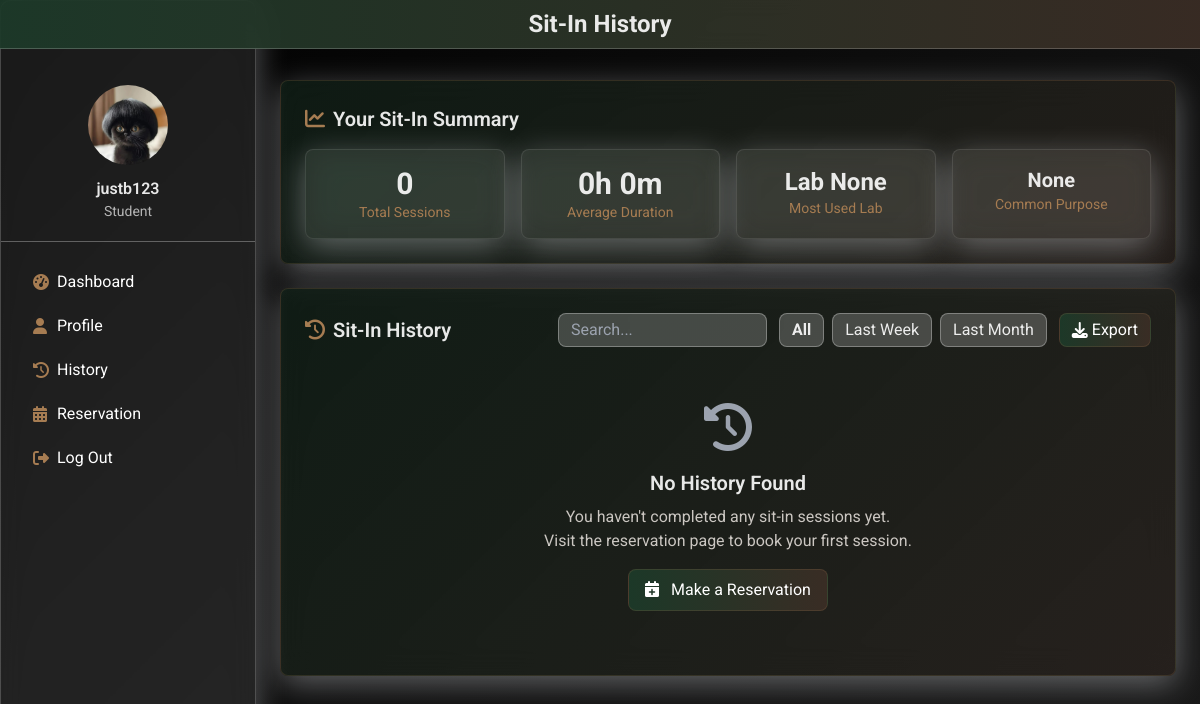
The page /history.php (signed in) on the database as committed earlier.
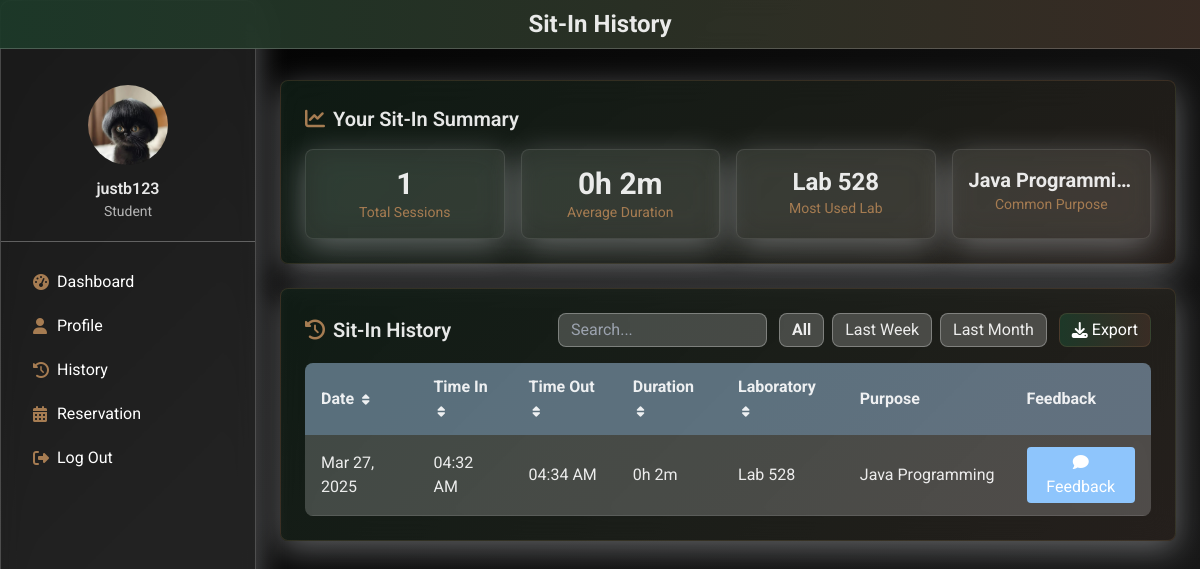
The same page on the database as committed later.
### tables this page shows
CREATE TABLE `new_sitin` (
  `id` int(11) NOT NULL,
  `user_id` int(11) NOT NULL,
  `purpose` varchar(100) NOT NULL,
  `laboratory` varchar(10) NOT NULL,
  `date` date NOT NULL,
  `time_in` time NOT NULL,
  `time_out` time DEFAULT NULL,
  `status` varchar(20) DEFAULT 'active'
);

### history.php (the view, shortened to what the changed rows need)
<?php
include 'connect.php';
$username = $_SESSION['username'];
try {
    $userQuery = "SELECT * FROM users WHERE username = '$username'";
    $userResult = $conn->query($userQuery);
    $userData = $userResult->fetch_assoc();
    $userId = $userData['id'];
    $historyQuery = "SELECT * FROM new_sitin
                    WHERE user_id = $userId
                    AND status = 'completed'
                    ORDER BY date DESC, time_in DESC";
    $historyResult = $conn->query($historyQuery);
    $totalQuery = "SELECT COUNT(*) as total FROM new_sitin WHERE user_id = $userId AND status = 'completed'";
    $totalResult = $conn->query($totalQuery);
    $totalSessions = $totalResult->fetch_assoc()['total'];
    $avgTimeQuery = "SELECT AVG(TIMESTAMPDIFF(MINUTE, CONCAT(date, ' ', time_in), CONCAT(date, ' ', time_out))) as avg_time
                   FROM new_sitin
                   WHERE user_id = $userId AND status = 'completed' AND time_out IS NOT NULL";
    $avgTimeResult = $conn->query($avgTimeQuery);
    $avgMinutes = 0;
    if($avgTimeResult && $avgTimeResult->num_rows > 0) {
        $avgMinutes = round($avgTimeResult->fetch_assoc()['avg_time']);
    }
    $avgHours = floor($avgMinutes / 60);
    $avgMins = $avgMinutes % 60;
    $labQuery = "SELECT laboratory, COUNT(*) as count FROM new_sitin
              WHERE user_id = $userId AND status = 'completed'
              GROUP BY laboratory ORDER BY count DESC LIMIT 1";
    $labResult = $conn->query($labQuery);
    $mostUsedLab = $labResult && $labResult->num_rows > 0 ? $labResult->fetch_assoc()['laboratory'] : 'None';
    $purposeQuery = "SELECT purpose, COUNT(*) as count FROM new_sitin
                  WHERE user_id = $userId AND status = 'completed'
                  GROUP BY purpose ORDER BY count DESC LIMIT 1";
    $purposeResult = $conn->query($purposeQuery);
    $mostCommonPurpose = $purposeResult && $purposeResult->num_rows > 0 ? $purposeResult->fetch_assoc()['purpose'] : 'None';
} catch (Exception $e) {
    error_log("History page error: " . $e->getMessage());
    echo '<!DOCTYPE html>
    <html lang="en">
    <head>
        <meta charset="UTF-8">
        <meta name="viewport" content="width=device-width, initial-scale=1.0">
        <title>Error</title>
        <script src="https://cdn.tailwindcss.com"></script>
        <style>
            body { background: linear-gradient(to right, rgba(29, 59, 42, 0.9), rgba(60, 46, 38, 0.9));); min-height: 100vh; display: flex; align-items: center; justify-content: center; font-family: sans-serif; }
        </style>
    </head>
    <body>
        <div class="bg-white/30 backdrop-blur-md p-8 rounded-xl shadow-lg max-w-md w-full text-center">
            <div class="text-5xl text-red-500 mb-4"><i class="fas fa-exclamation-circle"></i></div>
            <h1 class="text-2xl font-bold mb-4">Something went wrong</h1>
            <p class="mb-6">We\'re having trouble loading your history data.</p>
            <p class="text-sm mb-6">Error details: ' . htmlspecialchars($e->getMessage()) . '</p>
            <div class="flex gap-4 justify-center">
                <a href="dashboard.php" class="bg-blue-500 hover:bg-blue-600 text-white px-4 py-2 rounded">Go to Dashboard</a>
                <a href="logout.php" class="bg-gray-500 hover:bg-gray-600 text-white px-4 py-2 rounded">Logout & Try Again</a>
            </div>
        </div>
    </body>
    </html>';
    exit();
}
?>
<!DOCTYPE html>
<html lang="en">
<head>
    <link rel="stylesheet" href="https://cdnjs.cloudflare.com/ajax/libs/font-awesome/6.5.1/css/all.min.css">
    <script src="https://cdn.tailwindcss.com"></script>
</head>
<body class="font-sans text-gray-800 min-h-screen">
    <div class="fixed top-0 left-0 right-0 header z-50 border-b border-white/20 py-2 px-6">
        <h1 class="text-xl md:text-2xl font-bold text-center">Sit-In History</h1>
    </div>
    <div class="ml-64 p-6 pt-20">
        <div class="max-w-6xl mx-auto">
            <div class="glass p-6 rounded-lg dash-card mb-6">
                <h2 class="text-xl font-semibold mb-4 flex items-center">
                    <i class="fas fa-chart-line mr-2" style="color: #A67C52;"></i>
                    Your Sit-In Summary
                </h2>
                <div class="grid grid-cols-1 md:grid-cols-4 gap-4">
                    <div class="glass bg-white/10 p-4 rounded-lg text-center">
                        <div class="text-3xl font-bold"><?php echo $totalSessions; ?></div>
                        <div class="text-sm" style="color: #A67C52;">Total Sessions</div>
                    </div>
                    <div class="glass bg-white/10 p-4 rounded-lg text-center">
                        <div class="text-3xl font-bold">
                            <?php echo $avgHours; ?>h <?php echo $avgMins; ?>m
                        </div>
                        <div class="text-sm" style="color: #A67C52;">Average Duration</div>
                    </div>
                    <div class="glass bg-white/10 p-4 rounded-lg text-center">
                        <div class="text-2xl font-bold">Lab <?php echo $mostUsedLab; ?></div>
                        <div class="text-sm" style="color: #A67C52;">Most Used Lab</div>
                    </div>
                    <div class="glass bg-white/10 p-4 rounded-lg text-center">
                        <div class="text-xl font-bold truncate"><?php echo $mostCommonPurpose; ?></div>
                        <div class="text-sm" style="color: #A67C52;">Common Purpose</div>
                    </div>
                </div>
            </div>
            <div class="glass p-6 rounded-lg dash-card">
                <div class="flex flex-col md:flex-row justify-between items-start md:items-center mb-4 gap-3">
                    <h2 class="text-xl font-semibold flex items-center">
                        <i class="fas fa-history mr-2" style="color: #A67C52;"></i>
                        Sit-In History
                    </h2>
                </div>
                <?php if($historyResult && $historyResult->num_rows > 0): ?>
                    <div class="overflow-x-auto">
                        <table class="min-w-full bg-white/20 rounded-lg overflow-hidden">
                            <thead class="bg-primary-dark/30 text-gray-800">
                                <tr>
                                    <th class="py-3 px-4 text-left cursor-pointer hover:bg-primary-dark/40" onclick="sortTable(0)">
                                        Date <i class="fas fa-sort text-xs ml-1"></i>
                                    </th>
                                    <th class="py-3 px-4 text-left cursor-pointer hover:bg-primary-dark/40" onclick="sortTable(1)">
                                        Time In <i class="fas fa-sort text-xs ml-1"></i>
                                    </th>
                                    <th class="py-3 px-4 text-left cursor-pointer hover:bg-primary-dark/40" onclick="sortTable(2)">
                                        Time Out <i class="fas fa-sort text-xs ml-1"></i>
                                    </th>
                                    <th class="py-3 px-4 text-left cursor-pointer hover:bg-primary-dark/40" onclick="sortTable(3)">
                                        Duration <i class="fas fa-sort text-xs ml-1"></i>
                                    </th>
                                    <th class="py-3 px-4 text-left cursor-pointer hover:bg-primary-dark/40" onclick="sortTable(4)">
                                        Laboratory <i class="fas fa-sort text-xs ml-1"></i>
                                    </th>
                                    <th class="py-3 px-4 text-left">Purpose</th>
                                    <th class="py-3 px-4 text-left">Feedback</th>
                                </tr>
                            </thead>
                            <tbody id="historyTableBody">
                                <?php
                                $historyResult->data_seek(0);
                                while($record = $historyResult->fetch_assoc()):
                                    $timeIn = strtotime($record['date'] . ' ' . $record['time_in']);
                                    $timeOut = strtotime($record['date'] . ' ' . $record['time_out']);
                                    $duration = $timeOut - $timeIn;
                                    $durationHours = floor($duration / 3600);
                                    $durationMinutes = floor(($duration % 3600) / 60);
                                    $rawDate = strtotime($record['date']);
                                ?>
                                <tr class="history-row border-b border-white/10 hover:bg-white/30 transition-colors cursor-pointer"
                                    data-date="<?php echo $rawDate; ?>"
                                    data-record='<?php echo json_encode($record); ?>'
                                    onclick="showDetails(this)">
                                    <td class="py-3 px-4">
                                        <?php echo date('M d, Y', strtotime($record['date'])); ?>
                                    </td>
                                    <td class="py-3 px-4">
                                        <?php echo date('h:i A', strtotime($record['time_in'])); ?>
                                    </td>
                                    <td class="py-3 px-4">
                                        <?php echo date('h:i A', strtotime($record['time_out'])); ?>
                                    </td>
                                    <td class="py-3 px-4">
                                        <?php echo $durationHours; ?>h <?php echo $durationMinutes; ?>m
                                    </td>
                                    <td class="py-3 px-4">
                                        Lab <?php echo htmlspecialchars($record['laboratory']); ?>
                                    </td>
                                    <td class="py-3 px-4 max-w-xs truncate" title="<?php echo htmlspecialchars($record['purpose']); ?>">
                                        <?php echo htmlspecialchars($record['purpose']); ?>
                                    </td>
                                    <td class="py-3 px-4">
                                        <?php
                                        $feedbackQuery = "SELECT id FROM feedback WHERE sitin_id = " . $record['id'];
                                        $feedbackResult = $conn->query($feedbackQuery);
                                        $hasFeedback = $feedbackResult && $feedbackResult->num_rows > 0;
                                        if ($hasFeedback): ?>
                                            <button class="px-3 py-1 rounded bg-gray-400 text-white cursor-not-allowed" disabled>
                                                <i class="fas fa-check-circle"></i> Submitted
                                            </button>
                                        <?php else: ?>
                                            <button class="px-3 py-1 rounded bg-primary-dark text-white hover:bg-primary-dark/80 transition-colors"
                                                    onclick="openFeedbackModal(<?php echo $record['id']; ?>, '<?php echo $record['laboratory']; ?>', '<?php echo date('M d, Y', strtotime($record['date'])); ?>'); event.stopPropagation();">
                                                <i class="fas fa-comment"></i> Feedback
                                            </button>
                                        <?php endif; ?>
                                    </td>
                                </tr>
                                <?php endwhile; ?>
                            </tbody>
                        </table>
                    </div>
                <?php else: ?>
                    <div class="text-center py-10">
                        <div class="text-5xl text-gray-400 mb-4">
                            <i class="fas fa-history"></i>
                        </div>
                        <h3 class="text-xl font-semibold mb-2">No History Found</h3>
                        <p class="text-gray-600">
                            You haven't completed any sit-in sessions yet.
                            <br>Visit the reservation page to book your first session.
                        </p>
                        <a href="reservation.php" class="mt-4 inline-block btn-header-gradient px-4 py-2 rounded-lg">
                            <i class="fas fa-calendar-plus mr-2"></i> Make a Reservation
                        </a>
                    </div>
                <?php endif; ?>
            </div>
        </div>
    </div>
</html>

Rows that differ between the two databases and show on the page:
added new_sitin: date "Mar 27, 2025", time_in "04:32 AM", time_out "04:34 AM", durationHours "0", durationMinutes "2", laboratory "528", purpose "Java Programming"
Other text that changed with them:
$totalSessions: "0" → "1"
$avgMins: "0" → "2"
$mostUsedLab: "None" → "528"
$mostCommonPurpose: "None" → "Java Programmi…"
text no longer shown: "No History Found You haven't completed any sit-in sessions yet. Visit the reservation page to book your first session. Make a Reservation"
text now shown: "Date Time In Time Out Duration Laboratory Purpose Feedback"
